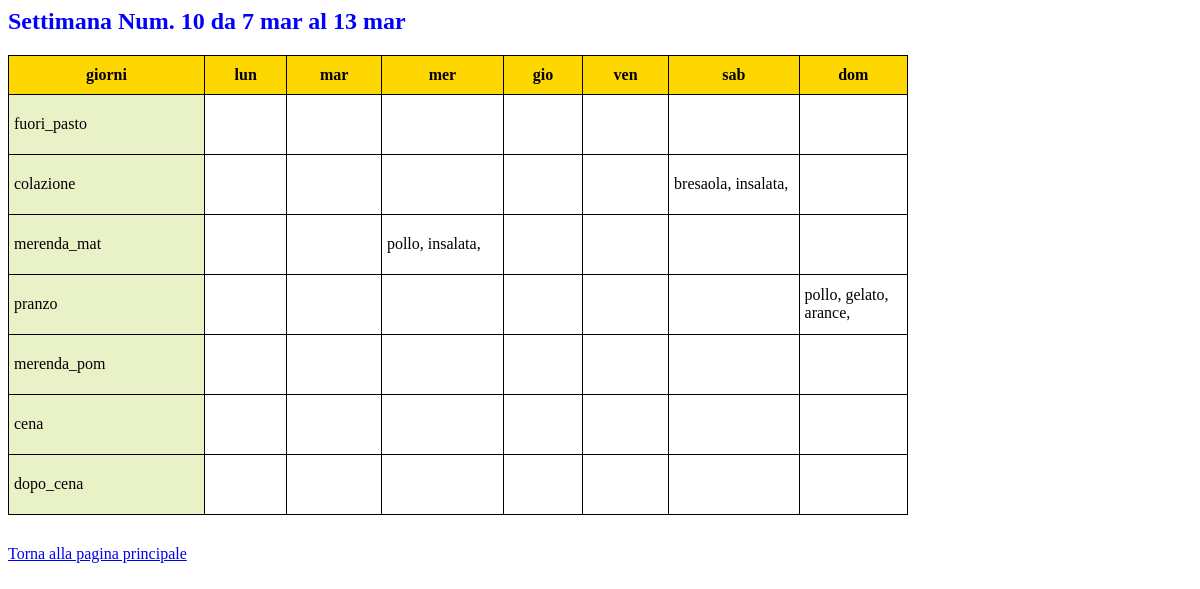
Screenshot of /diario/10 with the database file from the repository.
### diario/models.py (models this page shows)
class Alimento(models.Model):
    CATEGORIE = [(0,'Altro'),(1,'Latticini'),(2,'Cereali'),(3,'Pane'),(4,'Pasta'),(5,'Carni'),
                 (6,'Legumi'),(7,'Dolci'),(8,'Patate'),(9,'Bevande'),(10,'Pesce')]
    nome = models.CharField(max_length=50, unique=True)
    calorie = models.IntegerField(default=100)
    categoria = models.IntegerField(choices=CATEGORIE,default=0)
    def __str__(self):
       return self.nome

### diario/views.py (the view)
# urls.py: path('<int:w>',views.settimana,name="settimana"),
def settimana(request,w):
      PASTI = ['fuori_pasto','colazione',2,'merenda_mat','pranzo','merenda_pom','cena','dopo_cena']
      lista = Diario.objects.all()                        # tutte le registrazioni
      weekly = [obj for obj in lista if obj.week() == w]  # solo quelle della settimana w
      cons = [[w.week_day,list(w.consumazione_set.all())] for w in weekly]
      PASTI = ['fuori_pasto','colazione','merenda_mat','pranzo','merenda_pom','cena','dopo_cena']
      struttura = [[PASTI[j], [["",0] for i in range(7)]] for j in range(len(PASTI))]
      for obj in weekly:
          col = obj.w_day() - 1                    # la colonna è data dal giorno della settimana
          for cons in obj.consumazione_set.all():  # esplodo l'oggetto diario nelle sue
              riga = cons.tipo_pasto               # il numero di riga corrisponde al tipo di pasto
              cont = cons.alimento.all()           # esplodo negli alimenti associati a
              struttura[riga][1][col][0] = cont    # colloco gli alimenti nella corretta posizione
              struttura[riga][1][col][1] = obj.id  # ossia nel posto 0 nella lista piu interna
      GIORNI = ["lun","mar","mer","gio","ven","sab","dom"]
      md = myDate.MyDate()
      periodo = md.str_week(w)                     # calcolo data di inizio e fine
      FRUTTA =  ['pompelmi','fragole']
      context = {'settimana': w,'struttura': struttura, 'pasti':PASTI, 'periodo': periodo,
                 'altro': FRUTTA, 'giorni': GIORNI}
      return render(request,'diario/settimana.html',context)

### diario/models.py (called while the page is built)
    def w_day(self):
        wd = self.data.isocalendar()[2]
        return(wd)

    def week(self):
        return self.data.isocalendar()[1]

### diario/myDate.py (called while the page is built)
    def anno_corrente(self):
        oggi = date.today()
        return oggi.year

    def iso(self):
        giorno_iso = self.giorno_settimana(1,0,self.anno)
        if giorno_iso <= 4:         # 4 è giovedì il giorno esattamente a metà settimana
           self.iso = 1-giorno_iso  # la settimana è quella che contiene un giovedì
        else:
           self.iso = 9-giorno_iso  # la data di partenza della settimana 1 varia da 29 dic al 4 gennaio

    def anno_bisestile(self):
        return self.anno % 4 == 0 and not self.anno % 100 == 0 or self.anno % 400 == 0

    def delta(self,giorno,mese):
      return giorno + self.G_mesi[mese]

    def giorno_settimana(self,giorno,mese,anno):
      iso_map = [6,7,1,2,3,4,5]                 # per mappare il giorno della settimana, con numeri da 1 a 7
      giorni = self.delta(giorno,mese)          # gironi trascorsi dall'inizio anno
      gbis   = anno + (anno-1) // 4 - (anno-1) // 100 + (anno-1) // 400
      wday   = (giorni + gbis) % 7              # 0 = sab 1 = dom ..... 6 = ven
      return  iso_map[wday]                     # giorno iso: 1 = lun, 2 = mar, ... 6 = sab, 7 = dom

    def G_mesi(self):
       self.G_mesi = [0]
       somma = 0
       for g in self.g_mesi:
           somma = somma + g
           self.G_mesi.append(somma)

    def posizione(self,valore, lista):
      for i in range(len(lista)):
          if lista[i] >= valore:
            return i
      return -1

    def data_delta(self,g):
          p = self.posizione(g,self.G_mesi)
          if p == -1:
             return "errore in data_delta(g): g > 365"
          if p == 0:
             return "errore in data_delta(g): g < 0"
          return (g - self.G_mesi[p-1], p-1)

    def delta_settimana(self,week):
       inizio = self.data_delta((week-1)*7+self.iso)
       fine   = self.data_delta((week-1)*7+self.iso + 7)
       return (inizio, fine)

    def str_week(self,week):
         t = self.delta_settimana(week)
         return "da " + str(t[0][0]) + " " + self.mesi[t[0][1]] + " al " + str(t[1][0]-1) + " " + self.mesi[t[1][1]]

### diario/templates/diario/settimana.html (shortened to what this page needs)
<html>
    <head>
    </head>
    <body>
             <h2> Settimana Num. {{settimana}} {{periodo}} </h2>
             <table>
             <th>giorni</th>
             {%for g in giorni %}
                 <th> {{g}} </th>
             {% endfor %}
             {% for riga in struttura %}
               <tr>
                      <td class=pasto> {{riga.0}} </td>
                      {% for elem in riga.1 %}
           <td onclick='update("{% url 'diario:modifica' elem.1 settimana riga.0 forloop.counter %}")'>
                         {% for alim in elem.0 %}
                            {{alim}},
                         {% endfor %}
                         </td>
                      {% endfor %}
               </tr>
             {% endfor %}
             </table>
             <a href="{%url 'diario:index' %}"> Torna alla pagina principale </a>
    </body>
</html>

### diario/templates/diario/settimana.html (style rules this page uses)
h2 { color: blue; }
table { width: 900px; margin-bottom : 30px; border: 1px solid black; border-collapse: collapse }
td { width: 30px; height: 60px; padding: 0px 10px 2px 10px; border: 1px solid black; padding: 5px; cursor: pointer; }
th { margin-bottom: 20px; padding: 10px; background: gold; border: 1px solid black }
.pasto { background: #e9f2c6; }

### rows the page displays
Alimento: nome "bresaola"
Alimento: nome "insalata"
Alimento: nome "pollo"
Alimento: nome "gelato"
Alimento: nome "arance"

### other values shown
{{ settimana }} "10"
{{ periodo }} "da 7 mar al 13 mar"
{{ g }} "lun" "mar" "mer" "gio" "ven" "sab" "dom"
{{ riga.0 }} "fuori_pasto" "colazione" "merenda_mat" "pranzo" "merenda_pom" "cena" "dopo_cena"
